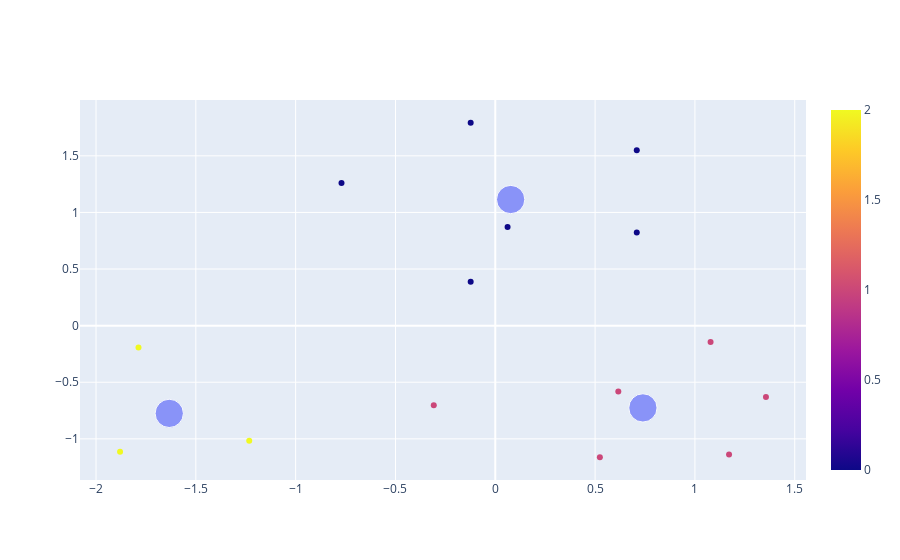

Write notebook code for a chart like this one.
### Markdown cell above
Explicação dos rótulos (labels):

- 2 representa o grupo com idade de $22.66666667$ e salário de $1700$
- 1 representa o grupo com idade de $48.33333333$ e salário de $1800$
- 0 representa o grupo com idade de $41.16666667$ e salário de $5600$

### Code cell
graph1 = px.scatter(x = base_salary[:, 0], y = base_salary[:, 1], color=labels)
graph2 = px.scatter(x = centroides[:, 0], y = centroides[:, 1], size=[12, 12, 12])
graph3 = go.Figure(data = graph1.data + graph2.data)
graph3.show()

### Figure 1 — Plotly figure (JSON) as saved in the notebook; plotly's stock layout.template omitted (floating-point values rounded to 4 significant figures)
{"data": [{"hovertemplate": "x=%{x}<br>y=%{y}<br>color=%{marker.color}<extra></extra>", "legendgroup": "", "marker": {"color": [2, 2, 2, 1, 1, 1, 1, 1, 1, 0, 0, 0, 0, 0, 0], "coloraxis": "coloraxis", "symbol": "circle"}, "mode": "markers", "name": "", "orientation": "v", "showlegend": false, "type": "scatter", "x": [-1.88, -1.233, -1.787, -0.3081, 0.5238, 1.171, 1.356, 0.6163, 1.078, -0.7703, -0.1233, 0.06163, -0.1233, 0.7087, 0.7087], "xaxis": "x", "y": [-1.114, -1.017, -0.1938, -0.7024, -1.163, -1.138, -0.6297, -0.5813, -0.1453, 1.259, 0.3875, 0.8719, 1.792, 0.8235, 1.55], "yaxis": "y"}, {"hovertemplate": "x=%{x}<br>y=%{y}<br>size=%{marker.size}<extra></extra>", "legendgroup": "", "marker": {"color": "#636efa", "size": [12, 12, 12], "sizemode": "area", "sizeref": 0.03, "symbol": "circle"}, "mode": "markers", "name": "", "orientation": "v", "showlegend": false, "type": "scatter", "x": [0.07703, 0.7395, -1.633], "xaxis": "x", "y": [1.114, -0.7266, -0.7751], "yaxis": "y"}], "layout": {}}
